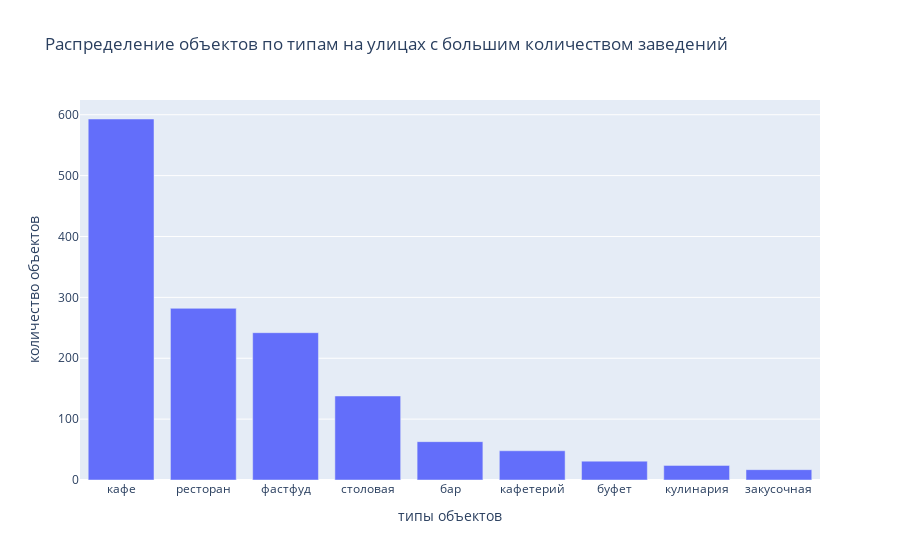

The notebook cell this image was saved under:
### Markdown cell above
Как и в целом по городу, на пером месте по количеству заведений - кафе, а вот столовая уступила свои позиции ресторанам и фастфуду. В центре столовые - необычный формат

### Code cell
fig = px.bar(many_obj_data.groupby('object_type',as_index=False)\
    .agg({'id':'count'})\
    .sort_values(by='id',ascending=False)\
    .rename(columns={'id':'objects'}), x='object_type', y='objects',labels={'object_type':'типы объектов',
    'objects':'количество объектов'},
title='Распределение объектов по типам на улицах с большим количеством заведений')
fig.show()

### Figure 1 — Plotly figure (JSON) as saved in the notebook; plotly's stock layout.template omitted (floating-point values rounded to 4 significant figures)
{"data": [{"alignmentgroup": "True", "hovertemplate": "типы объектов=%{x}<br>количество объектов=%{y}<extra></extra>", "legendgroup": "", "marker": {"color": "#636efa", "pattern": {"shape": ""}}, "name": "", "offsetgroup": "", "orientation": "v", "showlegend": false, "textposition": "auto", "type": "bar", "x": ["кафе", "ресторан", "фастфуд", "столовая", "бар", "кафетерий", "буфет", "кулинария", "закусочная"], "xaxis": "x", "y": [593, 282, 242, 138, 63, 48, 31, 24, 17], "yaxis": "y"}], "layout": {"barmode": "relative", "legend": {"tracegroupgap": 0}, "title": {"text": "Распределение объектов по типам на улицах с большим количеством заведений"}, "xaxis": {"anchor": "y", "domain": [0, 1], "title": {"text": "типы объектов"}}, "yaxis": {"anchor": "x", "domain": [0, 1], "title": {"text": "количество объектов"}}}}
